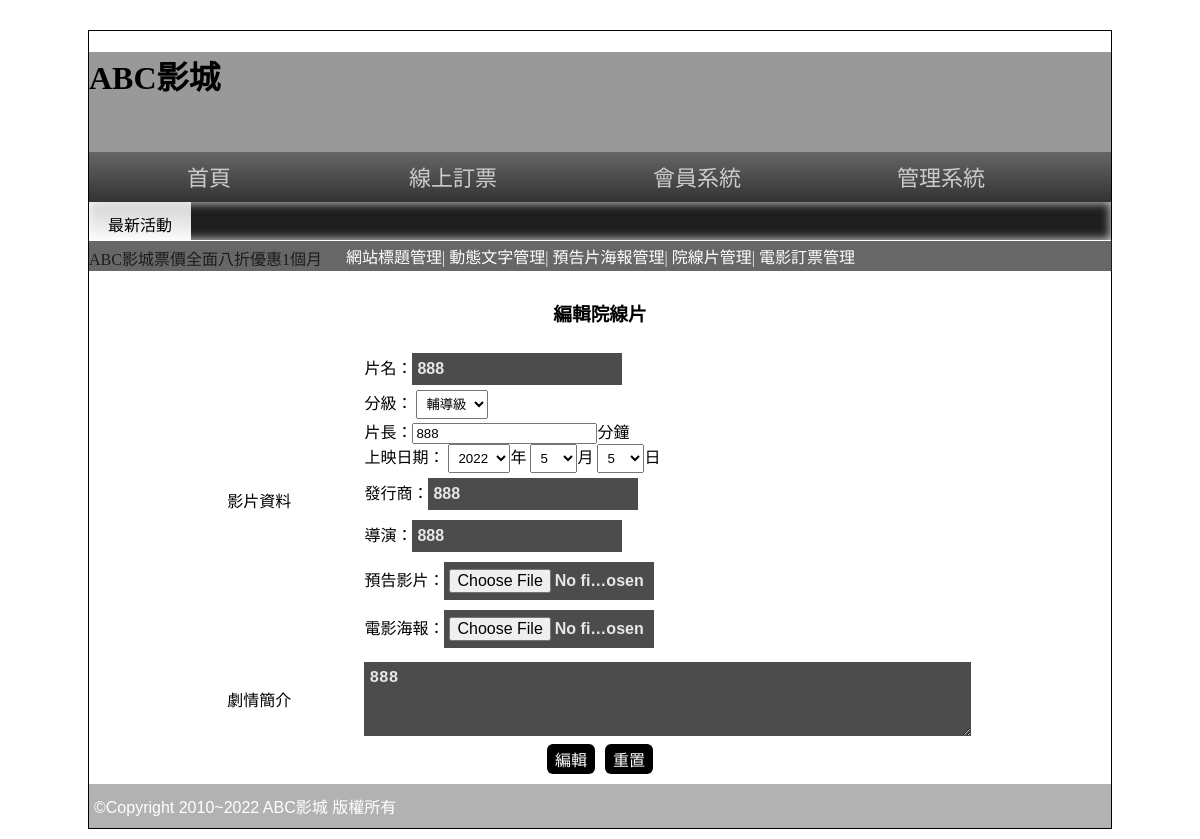
Before: /back.php?do=edit_movie&id=4 (signed in) with the older database file.
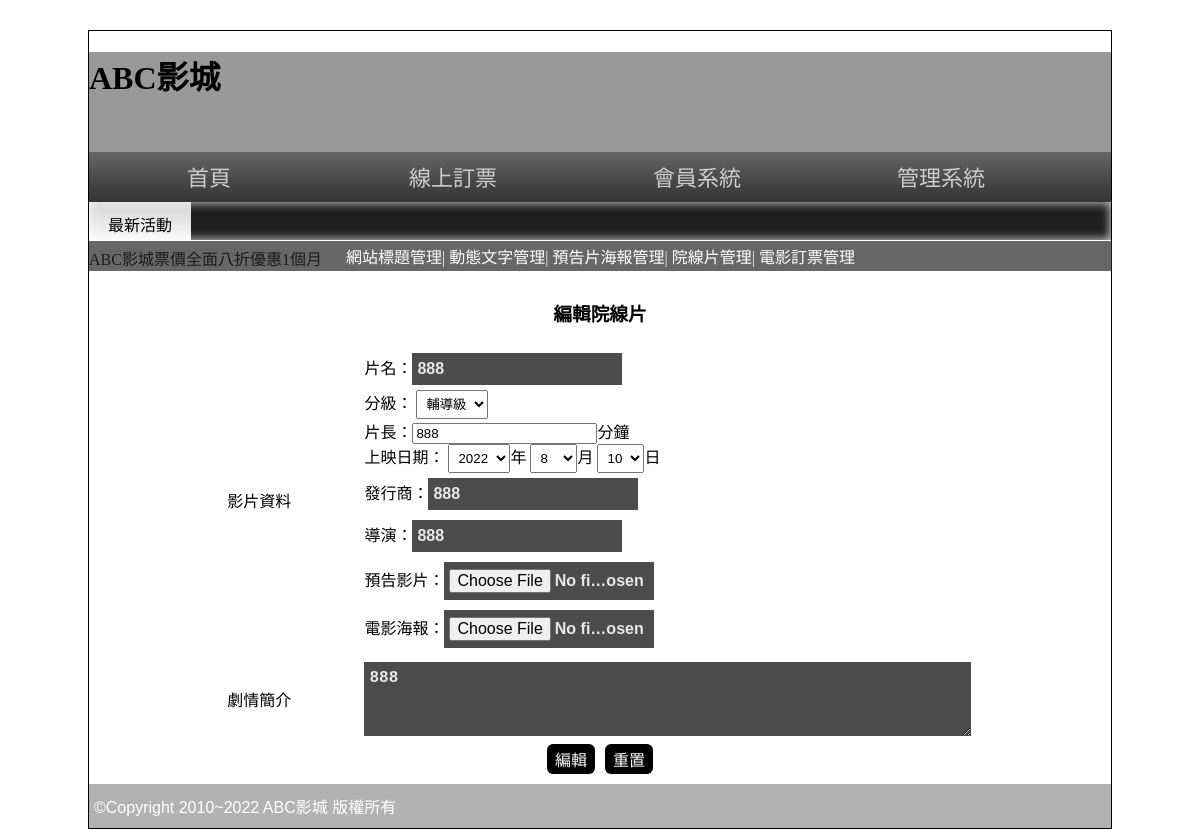
After: the same page with the newer database file.
### tables this page shows
CREATE TABLE `movie` (
  `id` int(11) UNSIGNED NOT NULL,
  `name` varchar(64) NOT NULL,
  `level` varchar(10) NOT NULL,
  `length` int(11) UNSIGNED NOT NULL,
  `ondate` date NOT NULL,
  `publish` text NOT NULL,
  `director` text NOT NULL,
  `trailer` text NOT NULL,
  `poster` text NOT NULL,
  `intro` text NOT NULL,
  `rank` int(11) UNSIGNED NOT NULL,
  `sh` int(1) UNSIGNED NOT NULL
);

### base.php (called while the page is built, shortened)
<?php
class DB{
    protected $table;
    protected $dsn="mysql:host=localhost;charset=utf8;dbname=db24_3";
    protected $pdo;
function __construct($table){
    $this->table=$table;
    $this->pdo=new PDO($this->dsn,'root','');
}
function find($id){
    $sql="SELECT * FROM $this->table WHERE ";
        if(is_array($id)){
            foreach($id as $key => $val){
                $tmp[]="`$key`='$val'";
            }
            $sql.= join(" AND ",$tmp);
        }else{
            $sql.= "`id`='$id'";
        }
    return $this->pdo->query($sql)->fetch(PDO::FETCH_ASSOC);
}
}
$Movie=new DB('movie');
?>

### back/edit_movie.php (the view, shortened to what this page needs)
<?php
$row=$Movie->find($_GET['id']);
$year=(int)explode('-',$row['ondate'])[0];
$month=(int)explode('-',$row['ondate'])[1];
$day=(int)explode('-',$row['ondate'])[2];
?>
<h3 class="ct">編輯院線片</h3>
<form action="./api/edit_movie.php" method="post" enctype="multipart/form-data">
<table style="width:75%; margin:auto">
    <tr>
        <td>影片資料</td>
        <td>
            <div><label>片名：</label><input type="text" name="name" value="<?=$row['name'];?>"></div>
            <div><label>分級：</label>
                <select name="level" >
                    <option value="輔導級" <?=($row['level']=='輔導級')?'selected':'';?>>輔導級</option>
                </select>
            </div>
            <div><label>片長：</label><input type="number" name="length" value="<?=$row['length'];?>">分鐘</div>
            <div><label>上映日期：</label>
            <select name="year">
                <option value="2022" <?=($year==2022)?'selected':'';?>>2022</option>
            </select>年
            <select name="month">
                <option value="5" <?=($month==5)?'selected':'';?>>5</option>
                <option value="8" <?=($month==8)?'selected':'';?>>8</option>
            </select>月
            <select name="day">
            <?="<option value='{$day}'>{$day}</option>";?>
            </select>日
            </div>
            <div><label>發行商：</label><input type="text" name="publish" value="<?=$row['publish'];?>"></div>
            <div><label>導演：</label><input type="text" name="director" value="<?=$row['director'];?>"></div>
            <div><label>預告影片：</label><input type="file" name="trailer"></div>
            <div><label>電影海報：</label><input type="file" name="poster"></div>
        </td>
    </tr>
    <tr>
        <td>劇情簡介</td>
        <td><textarea name="intro" style="width:98%;height:60px"><?=$row['intro'];?></textarea></td>
    </tr>
</table>
<div class="ct">
    <input type="submit" value="編輯">
    <input type="reset" value="重置">
</div>
</form>

Changed rows visible on the page:
changed movie "輔導級": month "5" → "8"; day "5" → "10"
